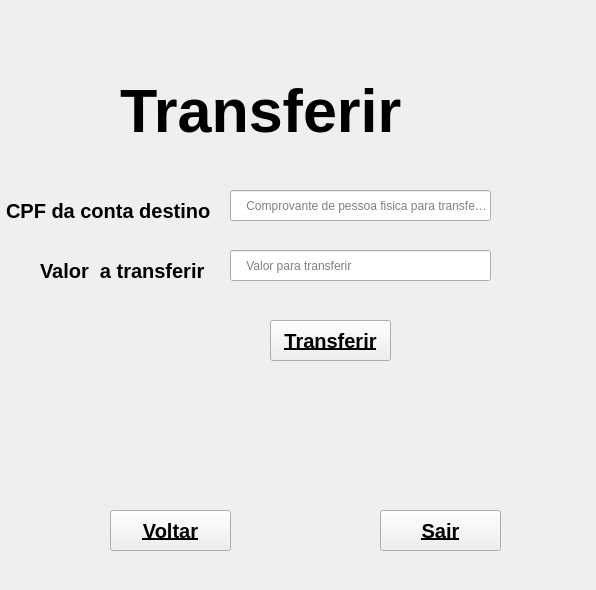
<?xml version="1.0" encoding="UTF-8"?>
<ui version="4.0">
 <class>Form</class>
 <widget class="QWidget" name="Form">
  <property name="geometry">
   <rect>
    <x>0</x>
    <y>0</y>
    <width>596</width>
    <height>590</height>
   </rect>
  </property>
  <property name="windowTitle">
   <string>Form</string>
  </property>
  <widget class="QLabel" name="label">
   <property name="geometry">
    <rect>
     <x>120</x>
     <y>60</y>
     <width>321</width>
     <height>101</height>
    </rect>
   </property>
   <property name="font">
    <font>
     <pointsize>46</pointsize>
     <weight>75</weight>
     <bold>true</bold>
    </font>
   </property>
   <property name="text">
    <string>Transferir</string>
   </property>
  </widget>
  <widget class="QLabel" name="label_2">
   <property name="geometry">
    <rect>
     <x>6</x>
     <y>200</y>
     <width>221</width>
     <height>21</height>
    </rect>
   </property>
   <property name="font">
    <font>
     <pointsize>15</pointsize>
     <weight>75</weight>
     <bold>true</bold>
    </font>
   </property>
   <property name="text">
    <string>CPF da conta destino</string>
   </property>
  </widget>
  <widget class="QLabel" name="label_3">
   <property name="geometry">
    <rect>
     <x>40</x>
     <y>260</y>
     <width>191</width>
     <height>21</height>
    </rect>
   </property>
   <property name="font">
    <font>
     <pointsize>15</pointsize>
     <weight>75</weight>
     <bold>true</bold>
    </font>
   </property>
   <property name="text">
    <string>Valor  a transferir</string>
   </property>
  </widget>
  <widget class="QLineEdit" name="lineEdit">
   <property name="geometry">
    <rect>
     <x>230</x>
     <y>190</y>
     <width>261</width>
     <height>31</height>
    </rect>
   </property>
   <property name="placeholderText">
    <string>    Comprovante de pessoa fisica para transferir </string>
   </property>
  </widget>
  <widget class="QLineEdit" name="lineEdit_2">
   <property name="geometry">
    <rect>
     <x>230</x>
     <y>250</y>
     <width>261</width>
     <height>31</height>
    </rect>
   </property>
   <property name="placeholderText">
    <string>    Valor para transferir</string>
   </property>
  </widget>
  <widget class="QPushButton" name="pushButton">
   <property name="geometry">
    <rect>
     <x>270</x>
     <y>320</y>
     <width>121</width>
     <height>41</height>
    </rect>
   </property>
   <property name="font">
    <font>
     <pointsize>15</pointsize>
     <weight>75</weight>
     <bold>true</bold>
     <underline>true</underline>
    </font>
   </property>
   <property name="text">
    <string>Transferir</string>
   </property>
  </widget>
  <widget class="QPushButton" name="pushButton_2">
   <property name="geometry">
    <rect>
     <x>110</x>
     <y>510</y>
     <width>121</width>
     <height>41</height>
    </rect>
   </property>
   <property name="font">
    <font>
     <pointsize>15</pointsize>
     <weight>75</weight>
     <bold>true</bold>
     <underline>true</underline>
    </font>
   </property>
   <property name="text">
    <string>Voltar</string>
   </property>
  </widget>
  <widget class="QPushButton" name="pushButton_3">
   <property name="geometry">
    <rect>
     <x>380</x>
     <y>510</y>
     <width>121</width>
     <height>41</height>
    </rect>
   </property>
   <property name="font">
    <font>
     <pointsize>15</pointsize>
     <weight>75</weight>
     <bold>true</bold>
     <underline>true</underline>
    </font>
   </property>
   <property name="text">
    <string>Sair</string>
   </property>
  </widget>
 </widget>
 <resources/>
 <connections/>
</ui>
